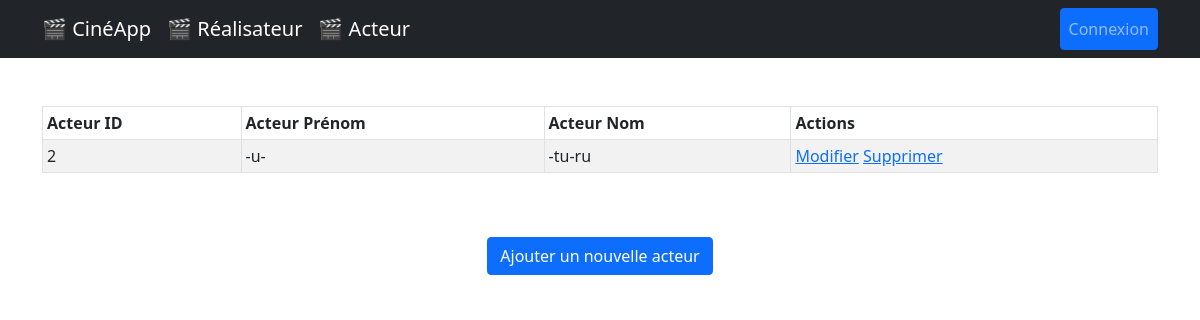
Before: /acteur/ with the older database file.
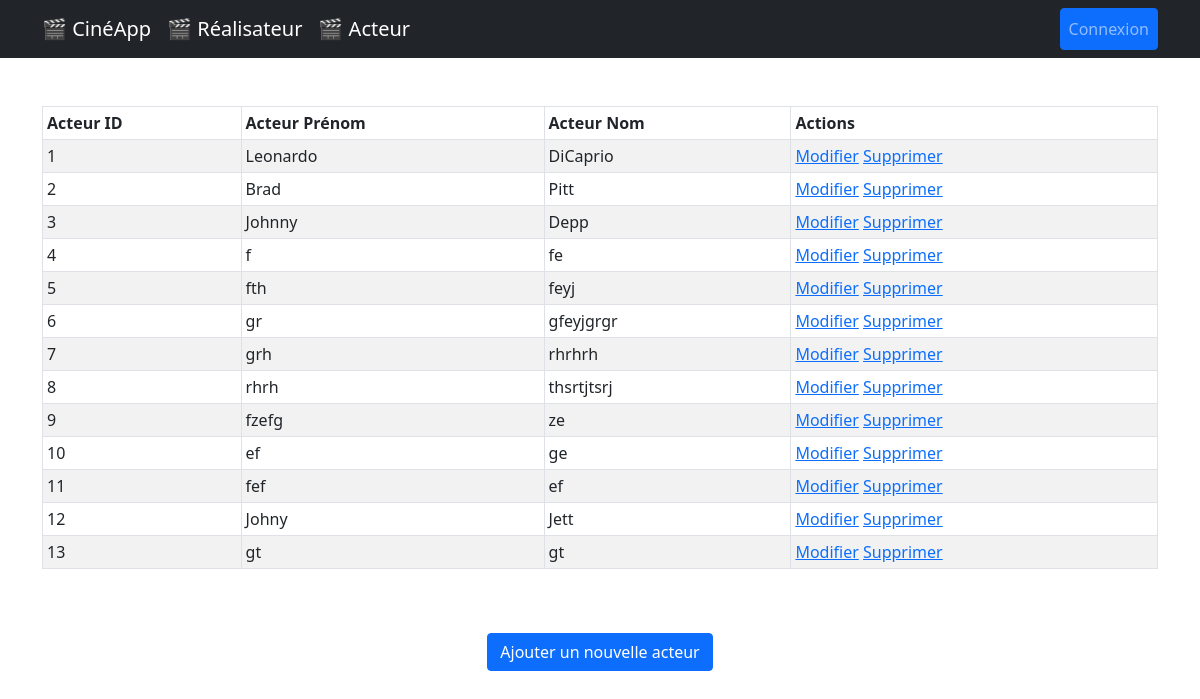
After: the same page with the newer database file.
### lesFilms/models.py (models this page shows, shortened)
class Acteur(models.Model):
    nom = models.CharField(max_length=250)
    prenom = models.CharField(max_length=250)

### lesFilms/views.py (the view)
# urls.py: path("acteur/", views.ActeurListView.as_view(), name="acteur_list"),
class ActeurListView(ListView):
    model = Acteur
    template_name = (
        "lesFilms/acteur/acteur_list.html"  # Nom du template à utiliser
    )
    context_object_name = (
        "acteurs"  # Nom de la variable à utiliser dans le template
    )

### lesFilms/templates/lesFilms/acteur/acteur_list.html (shortened to what this page needs)
{% extends "lesFilms/base.html" %}
{% block content %}
<table class="table table-striped table-bordered table-sm">
  <thead class="thead-dark">
    <tr>
      <th>Acteur ID</th>
      <th>Acteur Prénom</th>
      <th>Acteur Nom</th>
      <th>Actions</th>
    </tr>
  </thead>
  <tbody>
    {% for acteur in acteurs %}
    <tr>
      <td>{{ acteur.id }}</td>
      <td>{{ acteur.prenom }}</td>
      <td>{{ acteur.nom }}</td>
      <td>
        <a href="{% url 'acteur_edit' acteur.id %}"
          ><span class="glyphicon glyphicon-pencil">Modifier</span></a
        >
        <a
          href="#"
          data-bs-toggle="modal"
          data-bs-target="#deleteModal"
          data-url="{% url 'acteur_delete' acteur.id %}"
          class="open-deleteModal"
          >Supprimer</a
        >
      </td>
    </tr>
    {% endfor %}
  </tbody>
</table>
<br />
<br />
<div class="justify-content-center d-flex">
  <a href="{% url 'acteur_add' %}" class="btn btn-primary"
    >Ajouter un nouvelle acteur</a
  >
</div>
{% endblock %}

Changed rows visible on the page:
added Acteur: id "1", prenom "Leonardo", nom "DiCaprio"
changed Acteur id 2: prenom "-u-" → "Brad"; nom "-tu-ru" → "Pitt"
added Acteur: id "3", prenom "Johnny", nom "Depp"
added Acteur: id "4", prenom "f", nom "fe"
added Acteur: id "5", prenom "fth", nom "feyj"
added Acteur: id "6", prenom "gr", nom "gfeyjgrgr"
added Acteur: id "7", prenom "grh", nom "rhrhrh"
added Acteur: id "8", prenom "rhrh", nom "thsrtjtsrj"
added Acteur: id "9", prenom "fzefg", nom "ze"
added Acteur: id "10", prenom "ef", nom "ge"
added Acteur: id "11", prenom "fef", nom "ef"
added Acteur: id "12", prenom "Johny", nom "Jett"
added Acteur: id "13", prenom "gt", nom "gt"
